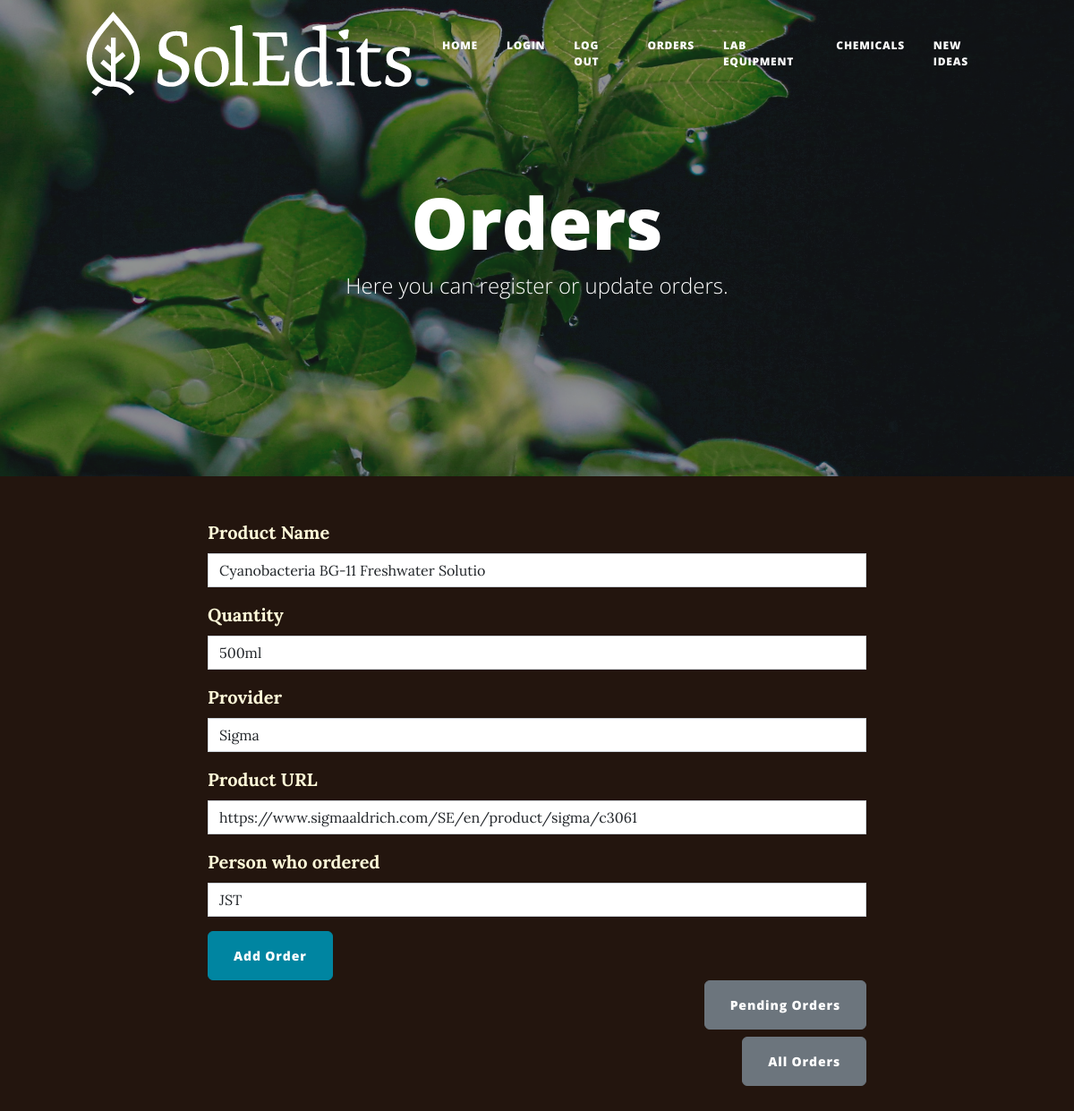
Screenshot of /edit_order/5 with the database file from the repository.
### main.py (models this page shows)
class Orders(db.Model):
    __tablename__ = "orders"
    id: Mapped[int] = mapped_column(Integer, primary_key=True)
    product: Mapped[str] = mapped_column(String(250), unique=False, nullable=False)
    amount: Mapped[str] = mapped_column(Integer, nullable=False)
    provider: Mapped[str] = mapped_column(String(250), nullable=False)
    product_url: Mapped[str] = mapped_column(String(250), nullable=False)
    user: Mapped[str] = mapped_column(String(250), nullable=False)
    date: Mapped[str] = mapped_column(String(250), nullable=False)
    delivery_date: Mapped[str] = mapped_column(String(250), nullable=True)

### main.py (the view, shortened to what this page needs)
@app.route('/edit_order/<int:order_id>', methods = ["POST", "GET"])
def edit_order(order_id):
    order = db.get_or_404(Orders, order_id)
    edit_form = AddNewOrder(
        product=order.product,
        amount=order.amount,
        provider=order.provider,
        product_url=order.product_url,
        user=order.user,
        delivery_date = datetime.date.today().strftime("%B %d, %Y"),
    )
    return render_template("make_order.html", form=edit_form, is_edit=True, order_id=order.id)

### forms.py
class AddNewOrder(FlaskForm):
    product = StringField("Product Name", validators=[DataRequired()])
    amount = StringField("Quantity", validators=[DataRequired()])
    provider = StringField("Provider", validators=[DataRequired()])
    product_url = StringField("Product URL", validators=[DataRequired(), URL()])
    user = StringField("Person who ordered", validators=[DataRequired()])
    submit = SubmitField("Add Order")

### templates/make_order.html
{% from "bootstrap5/form.html" import render_form %} {% block content %} {%
include "header.html" %}
<header
  class="masthead"
  style="background-image: url('../static/assets/img/potato_plant1.jpg')"
>
  <div class="container position-relative px-4 px-lg-5">
    <div class="row gx-4 gx-lg-5 justify-content-center">
      <div class="col-md-10 col-lg-8 col-xl-7">
        <div class="site-heading">
          <h1>Orders</h1>
          <span class="subheading">Here you can register or update orders.</span>
        </div>
      </div>
    </div>
  </div>
</header>
<main class="mb-4">
  <div class="container">
    <div class="row">
      <div class="col-lg-8 col-md-10 mx-auto">
        {{ render_form(form, novalidate=True, button_map={"submit": "primary"}) }}
        <div class="d-flex justify-content-end mb-2 ">
          <a
            class="btn btn-secondary float-center"
            href="{{url_for('pending_orders')}}"
            > Pending Orders </a>
           </div>
          <div class="d-flex justify-content-end mb-4 ">
          <a
            class="btn btn-secondary float-center"
            href="{{url_for('all_orders')}}"
            >All Orders </a>
           </div>
      </div>
    </div>
  </div>
</main>
 {% endblock %}

### rows the page displays
Orders: product "Cyanobacteria BG-11 Freshwater Solutio", amount "500ml", provider "Sigma", product_url "https://www.sigmaaldrich.com/SE/en/product/sigma/c3061", user "JST"
